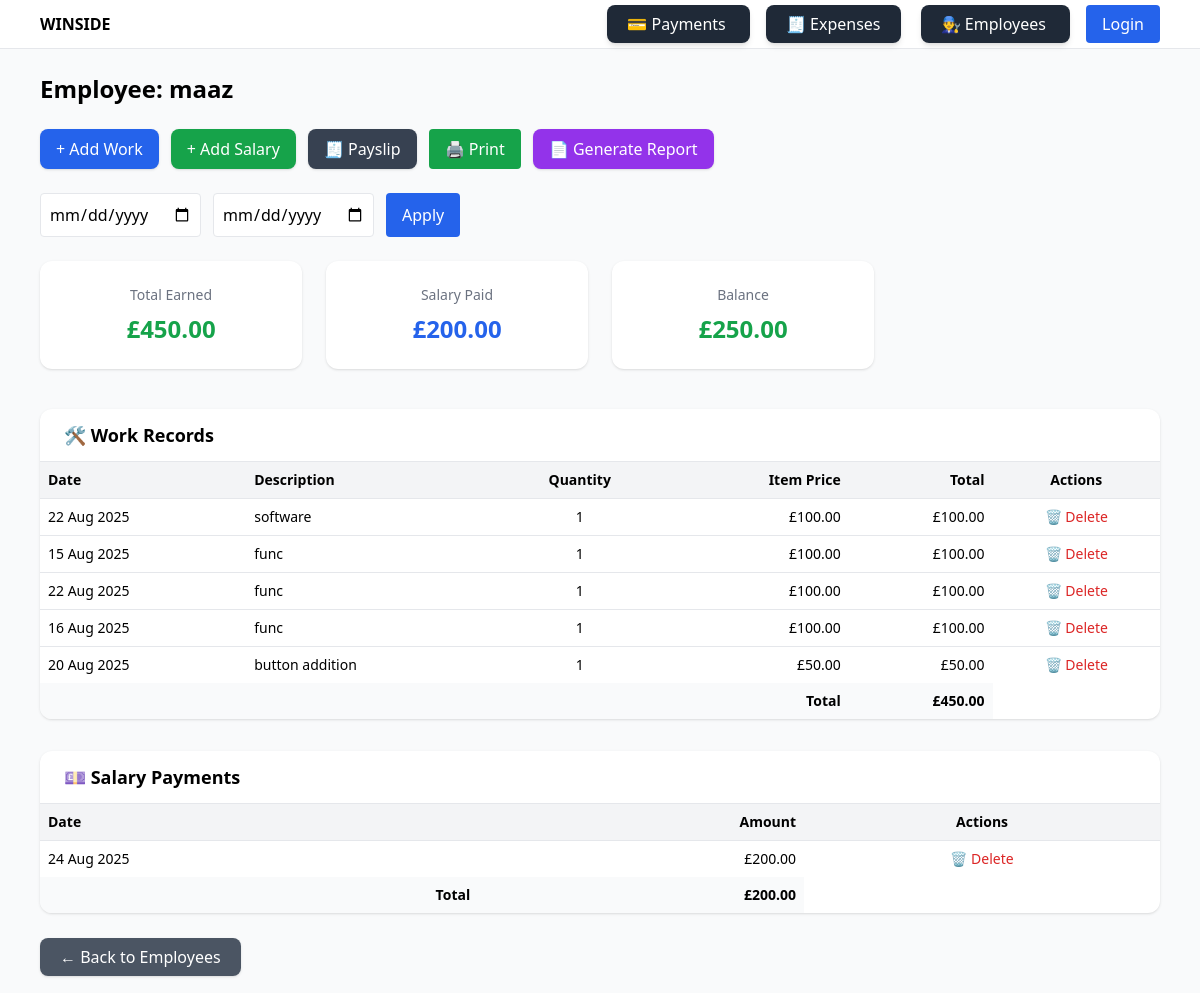
/employees/59/report/, run on an earlier commit of the app's database.
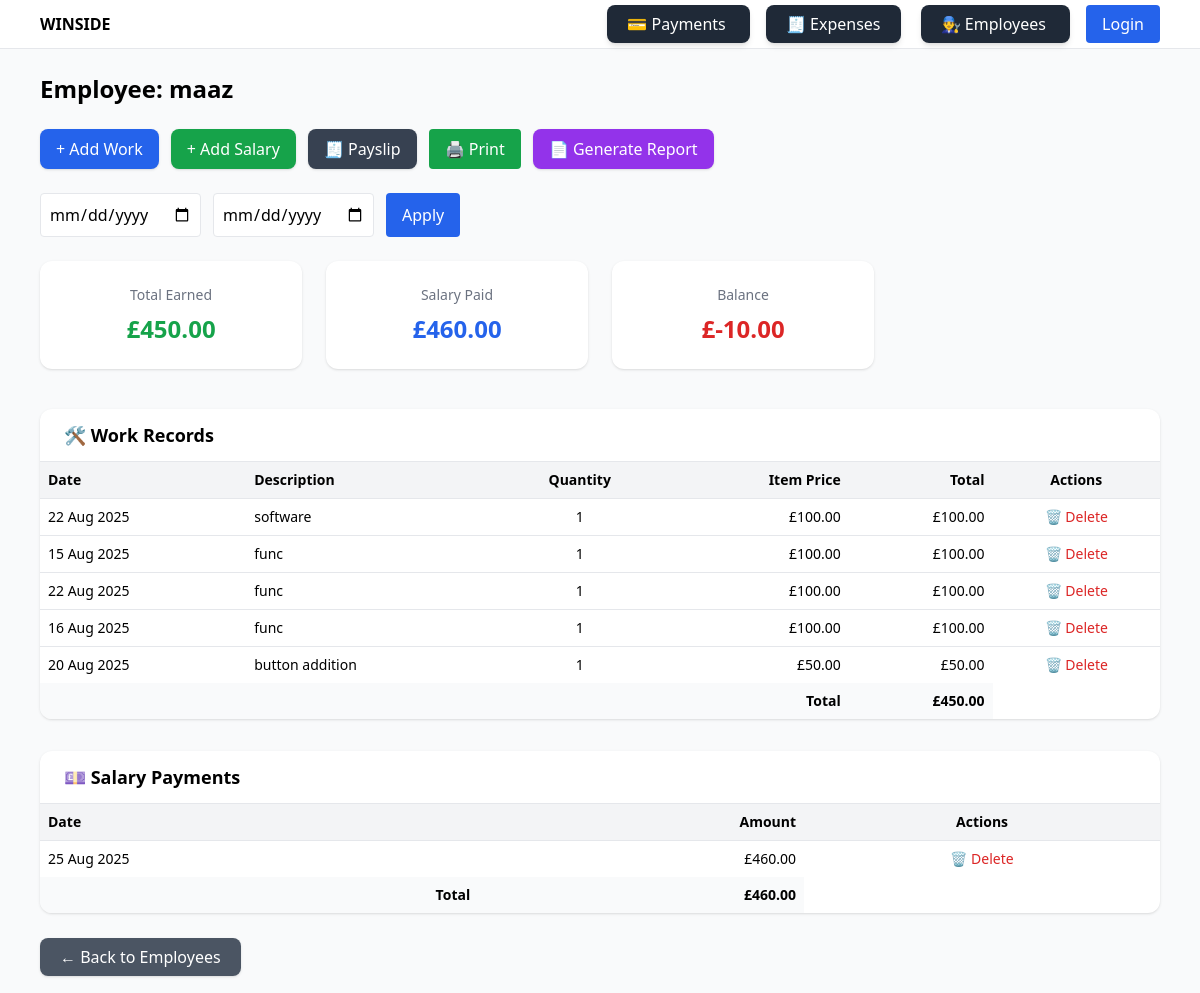
And on a later commit of the database.
### employees/models.py (models this page shows, shortened)
class ContractualEmployee(models.Model):
    name = models.CharField(max_length=100)
    phone = models.CharField(max_length=15, blank=True, null=True)
    role = models.CharField(max_length=100, blank=True, null=True)
    @property
    def total_earned(self):
        return sum(wr.quantity * wr.item_price for wr in self.work_records.all())
    @property
    def total_salary_paid(self):
        return sum(p.amount for p in self.salary_payments.all())
    @property
    def balance(self):
        return self.total_earned - self.total_salary_paid
    @property
    def total_advances(self):
        extra = self.total_salary_paid - self.total_earned
        return extra if extra > 0 else 0

class WorkRecord(models.Model):
    employee = models.ForeignKey(
        "ContractualEmployee",
        on_delete=models.CASCADE,
        related_name="work_records"
    )
    date = models.DateField(default=timezone.now)
    quantity = models.PositiveIntegerField()
    item_price = models.DecimalField(max_digits=10, decimal_places=2, default=0)  # ✅ safe default
    description = models.TextField(blank=True, null=True)  # ✅ optional
    @property
    def total(self):
        return self.quantity * self.item_price

class SalaryPayment(models.Model):
    employee = models.ForeignKey(
        "employees.ContractualEmployee",
        on_delete=models.CASCADE,
        related_name="salary_payments"
    )
    amount = models.DecimalField(max_digits=10, decimal_places=2)
    date = models.DateField(default=timezone.now)

### employees/views.py (the view)
# urls.py: path("<int:pk>/report/", views.employee_report, name="report"),
def employee_report(request, pk):
    employee = get_object_or_404(ContractualEmployee, pk=pk)
    start_date = request.GET.get("start_date")
    end_date = request.GET.get("end_date")
    if start_date and end_date:
        start_date = datetime.strptime(start_date, "%Y-%m-%d").date()
        end_date = datetime.strptime(end_date, "%Y-%m-%d").date()
        work_records = employee.work_records.filter(date__range=[start_date, end_date])
        salary_payments = employee.salary_payments.filter(date__range=[start_date, end_date])
        advance_payments = employee.advance_payments.filter(date__range=[start_date, end_date])
    else:
        work_records = employee.work_records.all()
        salary_payments = employee.salary_payments.all()
        advance_payments = employee.advance_payments.all()
    total_work = sum([wr.quantity * wr.item_price for wr in work_records])
    total_salary = sum([sp.amount for sp in salary_payments])
    total_advances = sum([ap.amount for ap in advance_payments])
    balance = total_work - (total_salary + total_advances)
    context = {
        "employee": employee,
        "start_date": start_date,
        "end_date": end_date,
        "work_records": work_records,
        "salary_payments": salary_payments,
        "advance_payments": advance_payments,
        "total_work": total_work,
        "total_salary": total_salary,
        "total_advances": total_advances,
        "balance": balance,
        "today": now().date(),
    }
    return render(request, "employees/employee_detail.html", context)

### employees/templates/employees/employee_detail.html (shortened to what this page needs)
{% extends 'base.html' %}
{% block content %}
<h1 class="text-2xl font-bold mb-6">Employee: {{ employee.name }}</h1>
<div class="mb-6 flex flex-wrap gap-3">
  <a href="{% url 'employees:add_work' employee.id %}" class="px-4 py-2 bg-blue-600 text-white rounded-lg shadow hover:bg-blue-700">+ Add Work</a>
  <a href="{% url 'employees:add_salary' employee.id %}" class="px-4 py-2 bg-green-600 text-white rounded-lg shadow hover:bg-green-700">+ Add Salary</a>
  <a href="{% url 'employees:payslip' employee.id %}" class="px-4 py-2 bg-gray-700 text-white rounded-lg shadow hover:bg-gray-800">🧾 Payslip</a>
    <button type="button" onclick="window.print()" class="px-4 py-2 bg-green-600 text-white rounded">🖨 Print</button>
  <a href="{% url 'employees:report' employee.id %}" class="px-4 py-2 bg-purple-600 text-white rounded-lg shadow hover:bg-purple-700">📄 Generate Report</a>
</div>
<form method="get" class="flex flex-wrap gap-3 mb-6">
  <input type="date" name="start_date" value="{{ start_date }}" class="border p-2 rounded">
  <input type="date" name="end_date" value="{{ end_date }}" class="border p-2 rounded">
  <button type="submit" class="px-4 py-2 bg-blue-600 text-white rounded">Apply</button>
</form>
<div class="grid grid-cols-1 md:grid-cols-4 gap-6 mb-10">
  <div class="bg-white shadow rounded-xl p-6 text-center">
    <h4 class="text-gray-500 text-sm">Total Earned</h4>
    <p class="text-2xl font-bold text-green-600 mt-2">£{{ employee.total_earned }}</p>
  </div>
  <div class="bg-white shadow rounded-xl p-6 text-center">
    <h4 class="text-gray-500 text-sm">Salary Paid</h4>
    <p class="text-2xl font-bold text-blue-600 mt-2">£{{ employee.total_salary_paid }}</p>
  </div>
  <div class="bg-white shadow rounded-xl p-6 text-center">
    <h4 class="text-gray-500 text-sm">Balance</h4>
    <p class="text-2xl font-bold {% if employee.balance < 0 %}text-red-600{% else %}text-green-600{% endif %} mt-2">
      £{{ employee.balance }}
    </p>
  </div>
</div>
<div class="bg-white shadow rounded-xl mb-8 overflow-x-auto">
  <div class="border-b px-6 py-3">
    <h2 class="text-lg font-semibold">🛠 Work Records</h2>
  </div>
  <table class="w-full text-sm">
    <thead class="bg-gray-100">
      <tr>
        <th class="p-2 text-left">Date</th>
        <th class="p-2 text-left">Description</th>
        <th class="p-2 text-center">Quantity</th>
        <th class="p-2 text-right">Item Price</th>
        <th class="p-2 text-right">Total</th>
        <th class="p-2">Actions</th>
      </tr>
    </thead>
    <tbody>
      {% for w in work_records %}
      <tr class="border-t">
        <td class="p-2">{{ w.date }}</td>
        <td class="p-2">{{ w.description }}</td>
        <td class="p-2 text-center">{{ w.quantity }}</td>
        <td class="p-2 text-right">£{{ w.item_price }}</td>
        <td class="p-2 text-right">£{{ w.total }}</td>
        <td class="p-2 text-center">
        <a href="{% url 'employees:delete_work_record' employee.id w.id %}"
           class="text-red-600 hover:underline"
           onclick="return confirm('Delete this advance payment?')">🗑 Delete</a>
      </td>
      </tr>
      {% empty %}
      <tr><td colspan="5" class="p-2 text-center text-gray-500">No work records found.</td></tr>
      {% endfor %}
      <tr class="bg-gray-50 font-bold">
        <td colspan="4" class="p-2 text-right">Total</td>
        <td class="p-2 text-right">£{{ total_work }}</td>
      </tr>
    </tbody>
  </table>
</div>
<div class="bg-white shadow rounded-xl mb-8 overflow-x-auto">
  <div class="border-b px-6 py-3">
    <h2 class="text-lg font-semibold">💷 Salary Payments</h2>
  </div>
  <table class="w-full text-sm">
    <thead class="bg-gray-100">
      <tr>
        <th class="p-2 text-left">Date</th>
        <th class="p-2 text-right">Amount</th>
        <th class="p-2">Actions</th>
      </tr>
    </thead>
    <tbody>
      {% for sp in salary_payments %}
      <tr class="border-t">
        <td class="p-2">{{ sp.date }}</td>
        <td class="p-2 text-right">£{{ sp.amount }}</td>
        <td class="p-2 text-center">
        <a href="{% url 'employees:delete_salary_payment' employee.id sp.id %}"
           class="text-red-600 hover:underline"
           onclick="return confirm('Delete this salary payment?')">🗑 Delete</a>
      </td>
      </tr>
      {% empty %}
      <tr><td colspan="2" class="p-2 text-center text-gray-500">No salary payments found.</td></tr>
      {% endfor %}
      <tr class="bg-gray-50 font-bold">
        <td class="p-2 text-right">Total</td>
        <td class="p-2 text-right">£{{ total_salary }}</td>
      </tr>
    </tbody>
  </table>
</div>
<div class="mt-6">
  <a href="{% url 'employees:list' %}" class="px-5 py-2 bg-gray-600 text-white rounded-lg shadow hover:bg-gray-700">
    ← Back to Employees
  </a>
</div>
{% endblock %}

### templates/base.html (shortened to what this page needs)
<!doctype html>
<html lang="en">
<head>
  <script src="https://cdn.tailwindcss.com"></script>
</head>
<body class="bg-gray-50">
  {% if not request.resolver_match.url_name == "login" %}
<nav class="bg-white border-b">
  <div class="max-w-6xl mx-auto px-4 py-3 flex items-center justify-between">
    <a href="{% url 'dashboard:home' %}" class="font-bold">WINSIDE</a>
    <div class="space-x-4">
      <a class="px-5 py-2 rounded-lg
          {% if request.resolver_match.url_name == 'list' %}bg-white text-gray-800{% else %}bg-gray-800 text-white{% endif %}
          font-medium shadow-md
          transition-all duration-300 ease-in-out
          hover:bg-gray-700 hover:shadow-lg hover:-translate-y-0.5"
   href="{% url 'payments:list' %}">
   💳 Payments
</a>
      <a class="px-5 py-2 rounded-lg bg-gray-800 text-white font-medium shadow-md
          transition-all duration-300 ease-in-out
          hover:bg-gray-700 hover:shadow-lg hover:-translate-y-0.5" href="{% url 'expenses:list' %}">🧾 Expenses</a>
      <a href="{% url 'employees:list' %}"
          class="px-5 py-2 rounded-lg bg-gray-800 text-white font-medium shadow-md
          transition-all duration-300 ease-in-out
          hover:bg-gray-700 hover:shadow-lg hover:-translate-y-0.5">
            👨‍🔧 Employees
      </a>
      {% if user.is_authenticated %}
  <form action="{% url 'accounts:logout' %}" method="post" class="inline">
    {% csrf_token %}
    <button type="submit" class="px-4 py-2 bg-red-400 text-white rounded hover:bg-red-700">
      🚪 Logout
    </button>
  </form>
{% else %}
  <a href="{% url 'accounts:login' %}" class="px-4 py-2 bg-blue-600 text-white rounded">Login</a>
{% endif %}
    </div>
  </div>
</nav>
{% endif %}
<main class="max-w-6xl mx-auto px-4 py-6">
  {% block content %}{% endblock %}
</main>
</body>
</html>

What changed in the data, as far as the page shows it:
removed SalaryPayment: date "24 Aug 2025", amount "200.00"
computed for ContractualEmployee "maaz": total_salary_paid "200.00" → "460.00"; balance "250.00" → "-10.00"
added SalaryPayment: date "25 Aug 2025", amount "460.00"
Also different on the page:
{{ total_salary }}: "200.00" → "460.00"
